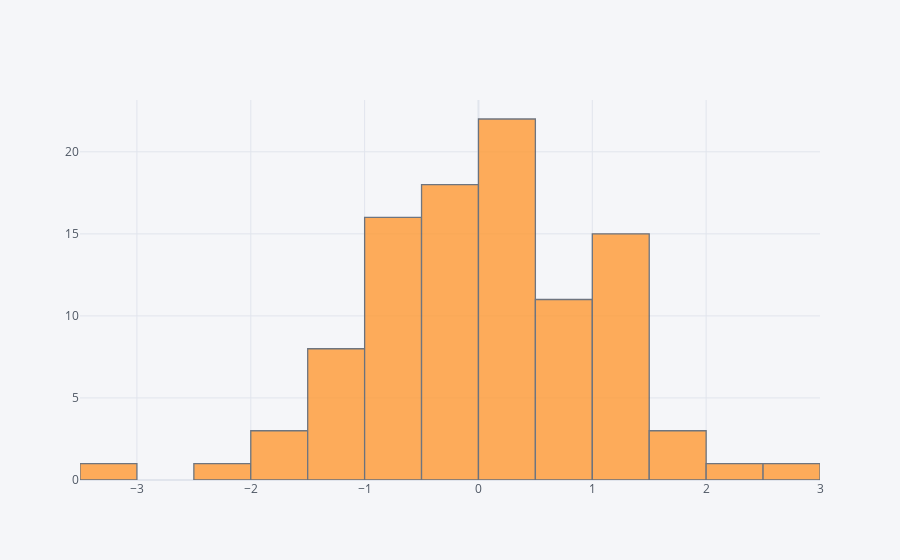

The cell this chart's notebook holds for it:
### Markdown cell above
## histogram

### Code cell
df['A'].iplot(kind='hist',bins=25)

### Figure 1 — Plotly figure (JSON) as saved in the notebook; plotly's stock layout.template omitted (floating-point values rounded to 4 significant figures)
{"data": [{"histfunc": "count", "histnorm": "", "marker": {"color": "rgba(255, 153, 51, 1.0)", "line": {"color": "#4D5663", "width": 1.3}}, "name": "A", "nbinsx": 25, "opacity": 0.8, "orientation": "v", "type": "histogram", "x": [-0.5656, 1.036, -0.03441, 0.2318, 1.009, -0.02672, -0.2032, 0.5245, -3.219, 0.1716, 0.5822, 0.9289, -0.7592, -0.2428, -0.1323, -0.5467, 0.7178, -0.8192, -1.431, 0.2573, 1.341, 0.486, -1.231, -1.461, 0.8732, 0.4567, -1.9, 0.2817, -0.2181, 1.263, 0.4989, 1.417, 0.2266, -0.6503, 0.169, 1.213, 1.114, -0.3483, -0.6697, -1.063, -0.1523, 1.317, 1.172, -0.02729, -1.029, -0.3749, -0.04096, 1.183, -1.376, -0.7999, -0.7073, 0.02002, -0.9783, 0.8508, -0.5343, -0.3619, -0.8056, 0.4112, 0.004379, 0.2178, 0.6212, -0.7793, 1.103, -1.79, 1.001, 1.892, 1.298, 0.326, 2.082, 0.8383, 1.747, -0.0772, 0.9413, 1.383, -0.557, -1.819, 0.1217, 1.562, -0.4536, 0.1968, 0.009, -0.2249, -0.2189, 0.1076, 0.112, 1.167, -2.021, 2.793, 0.3053, -0.5659, -0.2001, -0.5437, -1.344, 0.6112, -0.7814, -1.223, 0.4601, 0.1384, -0.08139, 0.8471]}], "layout": {"barmode": "overlay", "legend": {"bgcolor": "#F5F6F9", "font": {"color": "#4D5663"}}, "paper_bgcolor": "#F5F6F9", "plot_bgcolor": "#F5F6F9", "title": {"font": {"color": "#4D5663"}}, "xaxis": {"gridcolor": "#E1E5ED", "showgrid": true, "tickfont": {"color": "#4D5663"}, "title": {"font": {"color": "#4D5663"}, "text": ""}, "zerolinecolor": "#E1E5ED"}, "yaxis": {"gridcolor": "#E1E5ED", "showgrid": true, "tickfont": {"color": "#4D5663"}, "title": {"font": {"color": "#4D5663"}, "text": ""}, "zerolinecolor": "#E1E5ED"}}}
